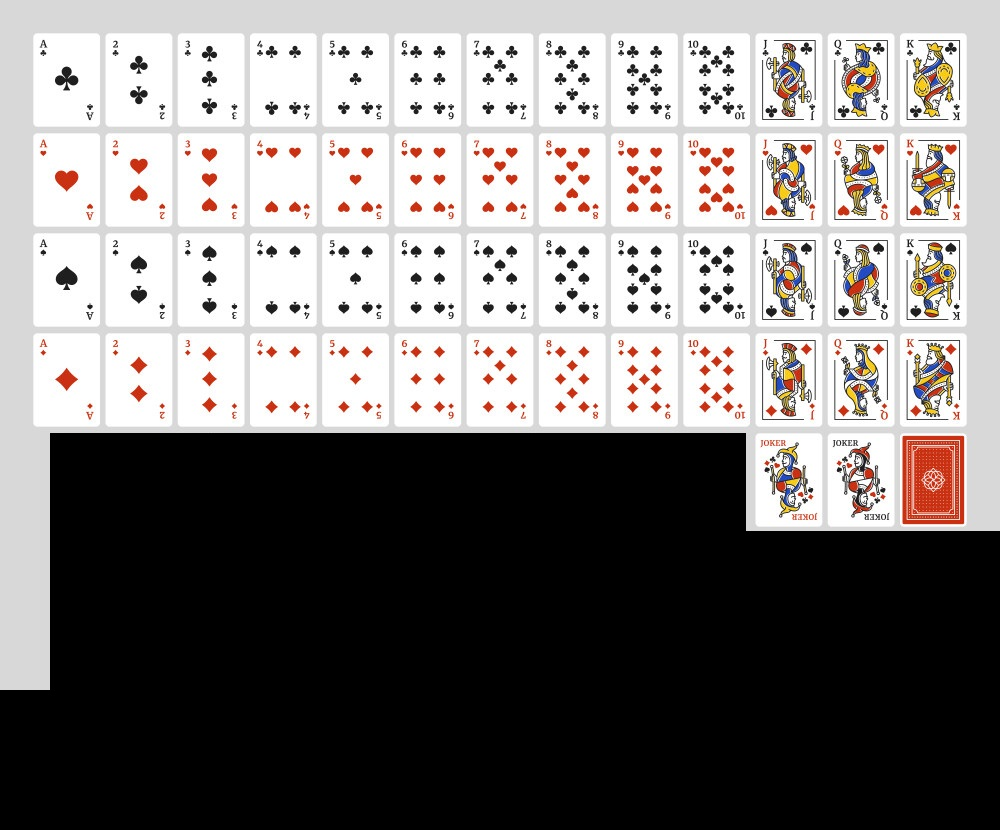
#> input picture Client/texture/raw_card_2.jpg, 1000 x 830 px
$ python tempImageSlicer.py
#> lines starting #> are read from the running program, lines starting #| are printed output that depends on the picture
from PIL import Image
import os

from PIL import Image
import os

def slice_image(image_path, output_dir, start_x, start_y, block_width, block_height):
    # Open the image
#> called with image_path = 'texture/raw_card_2.jpg', output_dir = 'texture/cards/', start_x = 30, start_y = 30, block_width = 72.5, block_height = 100
    image = Image.open(image_path)
#> image is the input picture: PIL image 1000x830 RGB; mean R, G, B 129.8, 126.5, 125.2

    # Ensure the output directory exists
    os.makedirs(output_dir, exist_ok=True)

    # Get image dimensions
    img_width, img_height = image.size
#> img_width = 1000; img_height = 830

    # Loop through the image and slice it into blocks
    block_count = 0
    y = start_y
    while y < img_height:
        x = start_x
        while x < img_width:
            # Calculate the block's boundaries using rounding for float dimensions
            left = int(round(x))
            upper = int(round(y))
            right = int(round(min(x + block_width, img_width)))
            lower = int(round(min(y + block_height, img_height)))

            # Crop the block
            block = image.crop((left, upper, right, lower))

            # Save the block
            block_filename = f"block_{block_count}.png"
            block.save(os.path.join(output_dir, block_filename))
            block_count += 1

            x += block_width
        y += block_height
#> this loop made 8 passes
#> pass 1, in slice_image, `block.save(os.path.join(output_dir, block_filename))`:
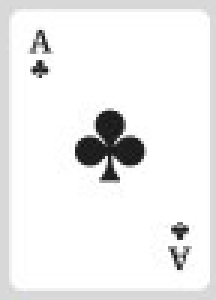
#> saved as block_0.png: PIL image 72x100 RGB (shown 3 times larger); mean R, G, B 238, 238, 238
#> pass 1, in slice_image, `block.save(os.path.join(output_dir, block_filename))`:
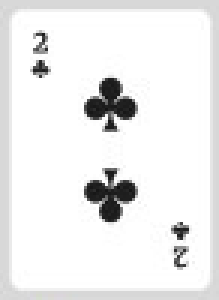
#> saved as block_1.png: PIL image 73x100 RGB (shown 3 times larger); mean R, G, B 236.9, 236.9, 236.9
#> pass 1, in slice_image, `block.save(os.path.join(output_dir, block_filename))`:
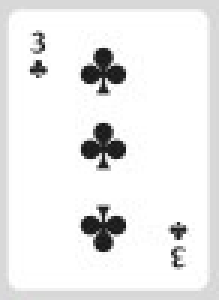
#> saved as block_2.png: PIL image 73x100 RGB (shown 3 times larger); mean R, G, B 235.6, 235.6, 235.6
#> pass 1, in slice_image, `block.save(os.path.join(output_dir, block_filename))`:
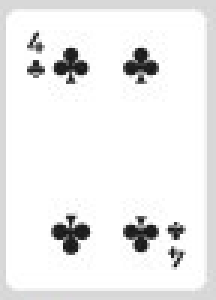
#> saved as block_3.png: PIL image 72x100 RGB (shown 3 times larger); mean R, G, B 237.6, 237.6, 237.6
#> after the loop: block: PIL image 28x100 RGB; every value is 0
#> after the loop, block_count = 112; y = 830

    print(f"Sliced {block_count} blocks and saved to {output_dir}")
#| Sliced 112 blocks and saved to texture/cards/

# Parameters
image_path = "texture/raw_card_2.jpg"  # Replace with your image path
output_dir = "texture/cards/"           # Directory to save the slices
start_x = 30                            # Starting x-coordinate
start_y = 30                            # Starting y-coordinate
block_width = 72.5                        # Block width
block_height = 100                      # Block height

slice_image(image_path, output_dir, start_x, start_y, block_width, block_height)
